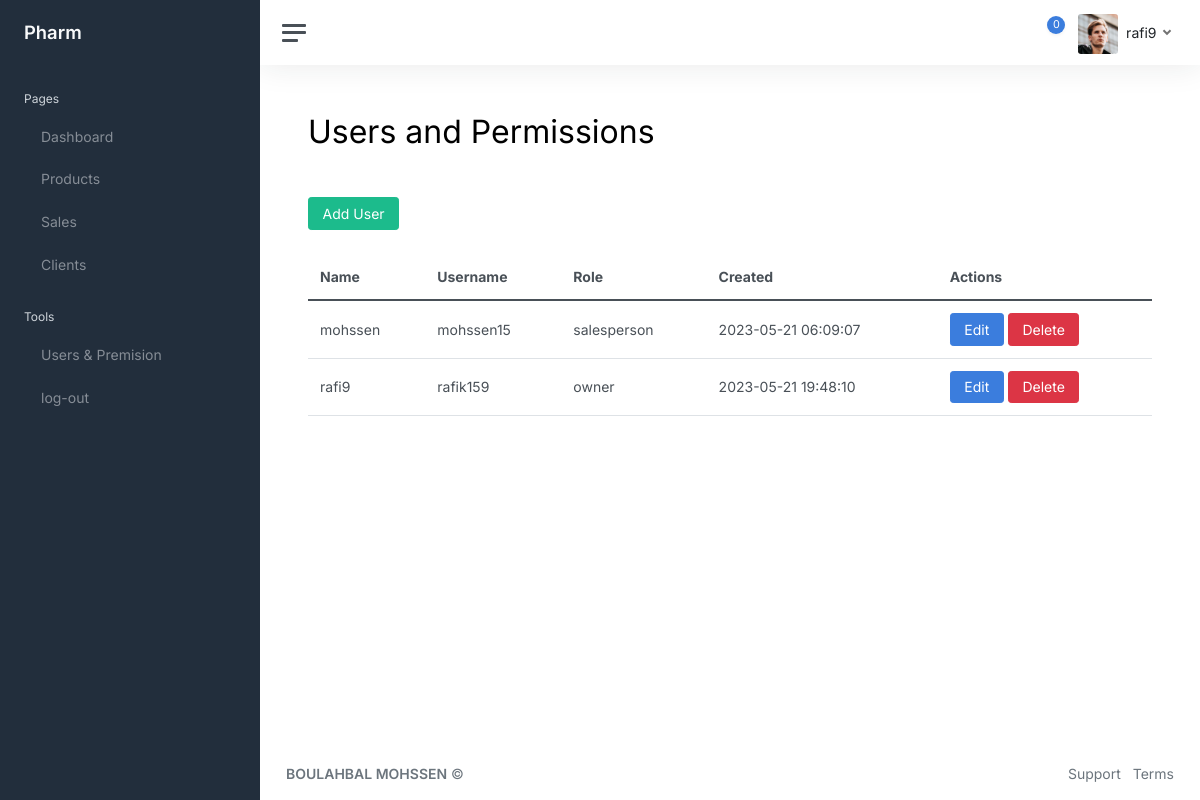
The app's page /premision.php (signed in) with its own data.
### tables this page shows
CREATE TABLE `users` (
  `id` int(11) NOT NULL,
  `id_pharm` int(11) NOT NULL,
  `name` tinytext DEFAULT NULL,
  `username` tinytext DEFAULT NULL,
  `pwd` tinytext DEFAULT NULL,
  `role` varchar(11) DEFAULT NULL,
  `created` timestamp NOT NULL DEFAULT current_timestamp()
);

### premision.php (the view, shortened to what this page needs)
<?php
$page_name = "Users and Permissions";
function getUsers()
{
  include "includes/coon.php";
  $pharm_id = $_SESSION['id_pharm'];
  $query = "SELECT `id`, `id_pharm`, `name`, `username`, `pwd`, `role`, `created` FROM `users` WHERE `id_pharm` = $pharm_id";
  $result = mysqli_query($coon, $query);
  if ($result) {
    $users = mysqli_fetch_all($result, MYSQLI_ASSOC);
    return $users;
  } else {
    echo "Error: " . mysqli_error($coon);
    mysqli_close($coon);
    return null;
  }
}
$users = getUsers();
?>
<!DOCTYPE html>
<html lang="en">
<head>
  <?php include "includes/head.php"; ?>
</head>
<body>
  <div class="wrapper">
    <?php include "includes/navbar.php"; ?>
    <div class="main">
      <?php include "includes/stat_navbar.php"; ?>
      <main class="content">
        <div class="container-fluid p-0">
          <h1 class="h1 mb-1 h1-size">
            <?php echo $page_name; ?>
          </h1>
          <br>
          <br>
          <div style="color: black;" class="row">
            <div class="col-md-12">
              <button type="button" class="btn btn-success" data-bs-toggle="modal" data-bs-target="#adduser">Add
                User</button>
            </div>
            <div class="col-md-12 mt-4">
              <table class="table">
                <thead>
                  <tr>
                    <th>Name</th>
                    <th>Username</th>
                    <th>Role</th>
                    <th>Created</th>
                    <th>Actions</th>
                  </tr>
                </thead>
                <tbody>
                  <?php
                  foreach ($users as $user) {
                    echo "<tr>";
                    echo "<td>" . $user['name'] . "</td>";
                    echo "<td>" . $user['username'] . "</td>";
                    echo "<td>" . $user['role'] . "</td>";
                    echo "<td>" . $user['created'] . "</td>";
                    echo '<td>
                                                <button type="button" class="btn btn-primary edit-user-btn" data-bs-toggle="modal" data-bs-target="#updateuser" data-id="' . $user['id'] . '" data-name="' . $user['name'] . '" data-username="' . $user['username'] . '" data-role="' . $user['role'] . '">Edit</button>
                                                <button type="button" class="btn btn-danger delet-user-btn"  data-bs-toggle="modal" data-bs-target="#deleteUser" data-id="' . $user['id'] . '">Delete</button>
                                            </td>';
                    echo "</tr>";
                  }
                  ?>
                </tbody>
              </table>
            </div>
          </div>
        </div>
      </main>
      <?php include "includes/footer.php"; ?>
    </div>
  </div>
</body>
</html>

### css/main.css (style rules this page uses)
.container-fluid { background-color: white; }
body { background-color: white; }
* { box-sizing: border-box; }

### includes/head.php (style rules this page uses)
main, table { background-color: #FFFFFF !important; }
.h1-size { font-size: 32px; }

### records on screen
users: name "mohssen", username "mohssen15", role "salesperson", created "2023-05-21 06:09:07"
users: name "rafi9", username "rafik159", role "owner", created "2023-05-21 19:48:10"

### other values on screen
$_SESSION['name'] "rafi9"
$page_name "Users and Permissions"
